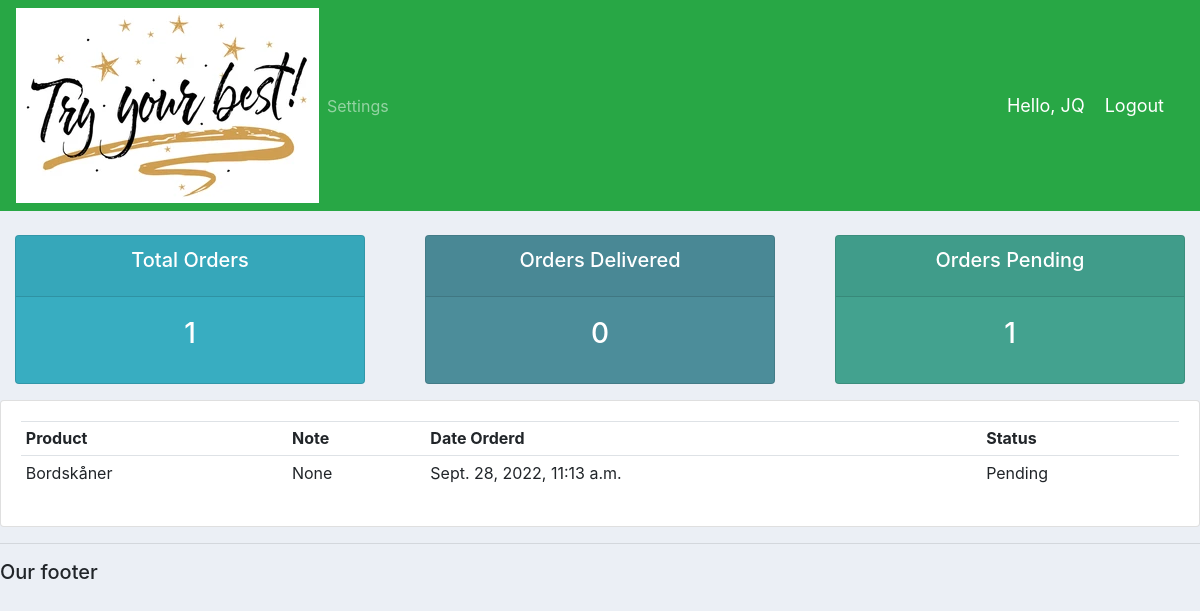
/user/ (signed in), run on the app's committed database.
### accounts/models.py (models this page shows)
class Order(models.Model):
	STATUS = (
			('Pending', 'Pending'),
			('Out for delivery', 'Out for delivery'),
			('Delivered', 'Delivered'),
			)
	customer = models.ForeignKey(Customer, null=True, on_delete=models.SET_NULL)
	product = models.ForeignKey(Product, null=True, on_delete=models.SET_NULL)
	date_created = models.DateTimeField(auto_now_add=True, null=True)
	status = models.CharField(max_length=200, null=True, choices=STATUS)
	note = models.CharField(max_length=200, null=True)
	def __str__(self):
			return self.product.name

class Product(models.Model):
		CATEGORY = (
				('Indoor', 'Indoor'),
				('Out Door', 'Out Door'),
				)
		name = models.CharField(max_length=200, null=True)
		price = models.FloatField(null=True)
		category = models.CharField(max_length=200, null=True, choices=CATEGORY)
		description = models.CharField(max_length=200, null=True)
		date_created = models.DateTimeField(auto_now_add=True, null=True)
		tags = models.ManyToManyField(Tag)
		def __str__(self):
			return self.name

### accounts/decorators.py (the view)
        def wrapper_func(request, *args, **kwargs):
            group = None
            if request.user.groups.exists():
                group = request.user.groups.all()[0].name
            if group in allowed_roles:
                return view_func(request, *args, **kwargs)
            else:
                return HttpResponse('You are not authorized to view this page')

### accounts/views.py (called while the page is built)
@login_required(login_url='login')
@allowed_users(allowed_roles=['customer'])
def userPage(request):
    orders = request.user.customer.order_set.all()
    total_orders = orders.count()
    delivered = orders.filter(status='Delivered').count()
    pending = orders.filter(status='Pending').count()
    print('ORDERS', orders)
    context = {
        'orders': orders,
        'total_orders': total_orders,
        'delivered': delivered,
        'pending': pending,
        }
    return render(request, 'accounts/user.html', context)

### accounts/templates/accounts/user.html
{%  extends 'accounts/main.html' %}
{% block content %}
{%  include 'accounts/status.html' %}
<div class="row">
	<div class="col-md">
		<div class="card card-body">
			<table class="table table-sm">
				<tr>
					<th>Product</th>
					<th>Note</th>
					<th>Date Orderd</th>
					<th>Status</th>
				</tr>
				{% for order in orders %}
				<tr>
					<td>{{order.product}}</td>
					<td>{{order.note}}</td>
					<td>{{order.date_created}}</td>
					<td>{{order.status}}</td>
				</tr>
				{% endfor %}
			</table>
		</div>
	</div>
</div>
{% endblock content %}

### accounts/templates/accounts/navbar.html (shortened to what this page needs)
{% load static %}
<nav class="navbar navbar-expand-lg navbar-dark bg-success">
  <img src="{% static 'images/try-best.jpg' %}">
    <div class="collapse navbar-collapse" id="navbarNav">
      <ul class="navbar-nav">
        {% if request.user.is_staff %}
        <li class="nav-item active">
          <a class="nav-link" href="{% url 'home' %}">Dashboard </a>
        </li>
        <li class="nav-item">
          <a class="nav-link" href="{% url 'products' %}">Products</a>
        </li>
        {% else %}
          <li class="nav-item">
            <a class="nav-link" href="{% url 'account' %}">Settings</a>
          </li>
        {% endif %}
      </ul>
    </div>
    <span class="hello-msg">Hello, {{request.user}} </span>
    <span><a class="hello-msg" href="{% url 'logout' %}">Logout</a></span>
  </nav>

### static/css/main.css (style rules this page uses)
body { background-color: #ebeff5; }

### accounts/templates/accounts/navbar.html (style rules this page uses)
.hello-msg { font-size: 18px; color: #fff; margin-right: 20px; }

### data on the page
Order: product "Bordskåner", note "None", date_created "Sept. 28, 2022, 11:13 a.m.", status "Pending"

### other printed values
{{ request.user }} "JQ"
{{ total_orders }} "1"
{{ delivered }} "0"
{{ pending }} "1"
